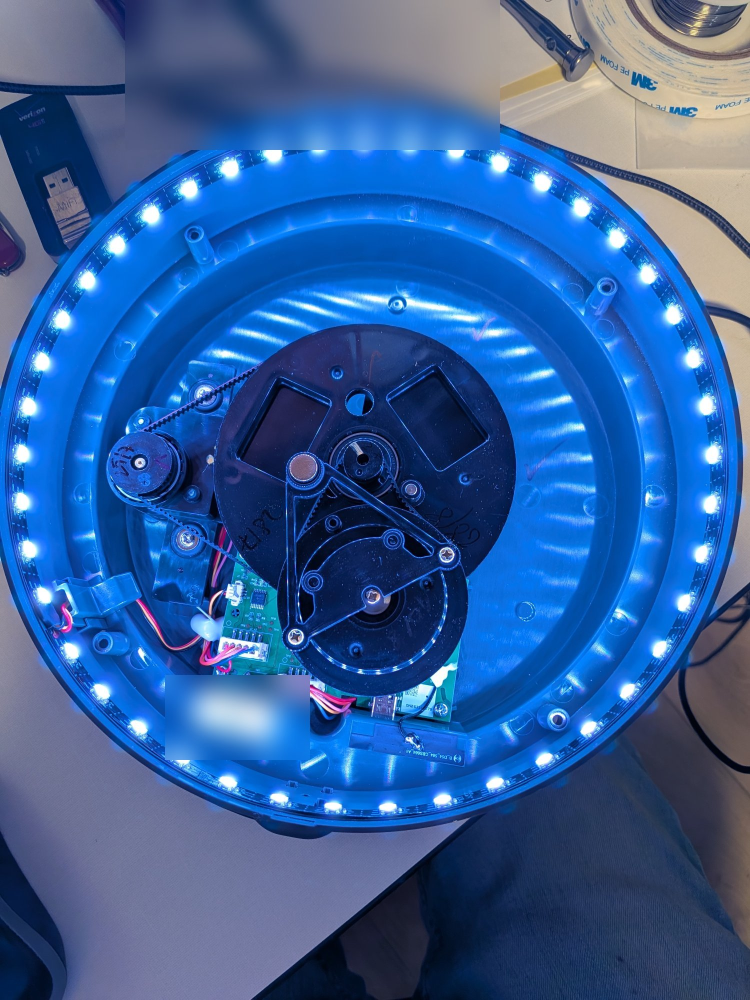
#> input picture firmware-notes/mechanism-photo.jpg, 1500 x 2000 px (shown at 1/2 size)
$ python -i mini_photo_replay.py   (imports and definitions only)
#> lines starting #> are read from the running program, lines starting #| are printed output that depends on the picture
### tools/mini_bed_preview.py
#!/usr/bin/env python3
"""Predict a Mini drawing on a photographed, inward-raked bed. Operates entirely offline.

Use square photographs registered to the drawing coordinates, with the working radius
from center to mid-edge and positive theta counterclockwise. For calibration, photograph
a solitary center-to-rim groove before and after cutting it, under the same light.
Use that camera and light for the new bed photograph. The profile contains no images.

  mini_bed_preview.py calibrate --before raked.png --after cut.png --route radial.thr \
      --pitch .035 --out mini-light.json
  mini_bed_preview.py predict --before new-bed.png --route portrait.thr \
      --pitch .030 --profile mini-light.json --out expected.png

With a separate completed drawing under the same light, use "refine" to fit
how sharp the newly cut grooves appear. Keep the photographs used for judging
the new prediction separate from the photographs used to fit the profile.
Add --bed-contrast to measure how groove visibility changes between places
where the spiral in the starting photograph appears faint or strong.

The steel ball and its shadow are omitted from the predicted sand. By default the
ball is at the first drawing point. When comparing two files with different starts
on one photographed bed, supply the photographed ball position with --bed-ball.
To compare a localized edit, predict both routes with --local-grooves. This
carves each pass in order, so a shorter or longer cut cannot affect a distant,
unchanged stroke. Leave the flag off to reproduce earlier previews.
The prediction includes only the movements in the file.
"""
import argparse
import base64
import json
from pathlib import Path

import cv2
import numpy as np
from playwright.sync_api import sync_playwright
from scipy.ndimage import gaussian_filter1d
from scipy.optimize import least_squares, minimize_scalar

from sandsim import MOCK
from wide_portrait import chromium


ROOT = Path(__file__).resolve().parents[1]
RADIUS_MM = 114.03
GROOVE_MM = 5.32
BALL_SHADOW_MM = 17.5

# Render the actual signed movements twice on different starting heights. The
# carver mixes the previous height with the groove of each pass, so the difference
# tells us how much of the previous surface survived at each pixel.
FIELDS_JS = """({size, groove, pitch, route, shape, localGrooves}) => {
    const Renderer = localGrooves ? MiniLocalGrooves : RingSand;
    const sand = new Renderer(size, groove, {...shape, lighting: 'mini'});
    const turns = Math.fround(1 / Math.fround(pitch));
    const steps = Math.trunc(Math.fround(turns * 360));
    const rake = Array.from({length:steps + 1}, (_, i) =>
        [2 * Math.PI * turns * i / steps, 1 - i / steps]);
    const bed = sand.empty();
    sand.carve(bed, rake);
    const before = sand.image(bed).split(',')[1];
    sand.carve(bed, route);
    const after = sand.image(bed).split(',')[1];

    const low = sand.empty(), high = sand.empty();
    high.fill(1);
    sand.carve(low, route);
    sand.carve(high, route);
    const canvas = document.createElement('canvas');
    canvas.width = canvas.height = size;
    const context = canvas.getContext('2d');
    const image = context.createImageData(size, size);
    for (let i = 0; i < low.length; i++) {
        const v = Math.round(255 * (1 - high[i] + low[i]));
        image.data.set([v, v, v, 255], 4 * i);
    }
    context.putImageData(image, 0, 0);
    return [before, after, canvas.toDataURL().split(',')[1]];
}"""


# [29 lines left out: functions gray, fields, not called in this run]


def disk(shape):
    half = (shape[0] - 1) / 2
    y, x = np.indices(shape)
    return (x - half) / half, (half - y) / half


# [8 lines left out: function without_ball, not called in this run]


def blur(image, width):
    return cv2.GaussianBlur(image, (0, 0), width * image.shape[0] / 780)


# [222 lines left out: functions calibrate, light_profile, soften_groove, bed_contrast, photographed_bed, predict and 3 more, not called in this run]


# [2 lines that do not run on import are left out]

### tools/mini_photo_replay.py
"""Pair Mini camera exposures with the actual ball movements for the portrait gallery.

Use a recorded phone trial (physical/ and at-dock/), the preceding drawing's
physical/ folder, and a new output directory. The two JSON files contain the
gallery sequence and its supporting measurements. --in-progress builds a
partial sequence through the latest independently located moving ball. The
proof lists any verified exposures that fit more than one stage of the drawing.
--moving-ripples uses the light from the opening photograph on fully raked
parts of each moving preview. The ending still uses the frozen forecast.
"""
import argparse
import hashlib
import json
from pathlib import Path
import tempfile

import cv2
import numpy as np
from PIL import Image

from mini_bed_preview import disk, gray, without_ball
from mini_inward_preview import AmbiguousStage, observed_stage, read_parts, signed_replay
from oasis_player import near


def read(path):
    return json.loads(path.read_bytes())


def matches(path, expected):
    if hashlib.sha256(path.read_bytes()).hexdigest() != expected:
        raise ValueError(f'{path.name} differs from the recorded copy.')


# [17 lines left out: function registered_camera, not called in this run]


def gallery_image(gray_image, size=470):
    # Apply one photographic treatment to the signed simulation and the camera.
    # Keep the ridges' light and dark sides, and remove the desk outside the tray.
    image = gray_image.astype('float32')
    x, y = disk(image.shape)
    radius = np.hypot(x, y)
    background = cv2.GaussianBlur(image, (0, 0), 24)
    fine = cv2.GaussianBlur(image, (0, 0), .65)
    level = np.median(background[radius < .96])
    shown = np.clip(193 + 68*(background/max(level, 1)-1)
                    + 365.5*(fine/np.maximum(background, 12)-1), 0, 255)
    rgb = np.repeat(np.rint(shown).astype('uint8')[:, :, None], 3, axis=2)
    rgb[radius > 1] = (249, 246, 238)
    return Image.fromarray(rgb).resize((size, size), Image.Resampling.LANCZOS)


# [90 lines left out: function render, not called in this run]


# [15 lines not run here, left out]

>>> import cv2
>>> picture = cv2.imread('../firmware-notes/mechanism-photo.jpg', cv2.IMREAD_GRAYSCALE)
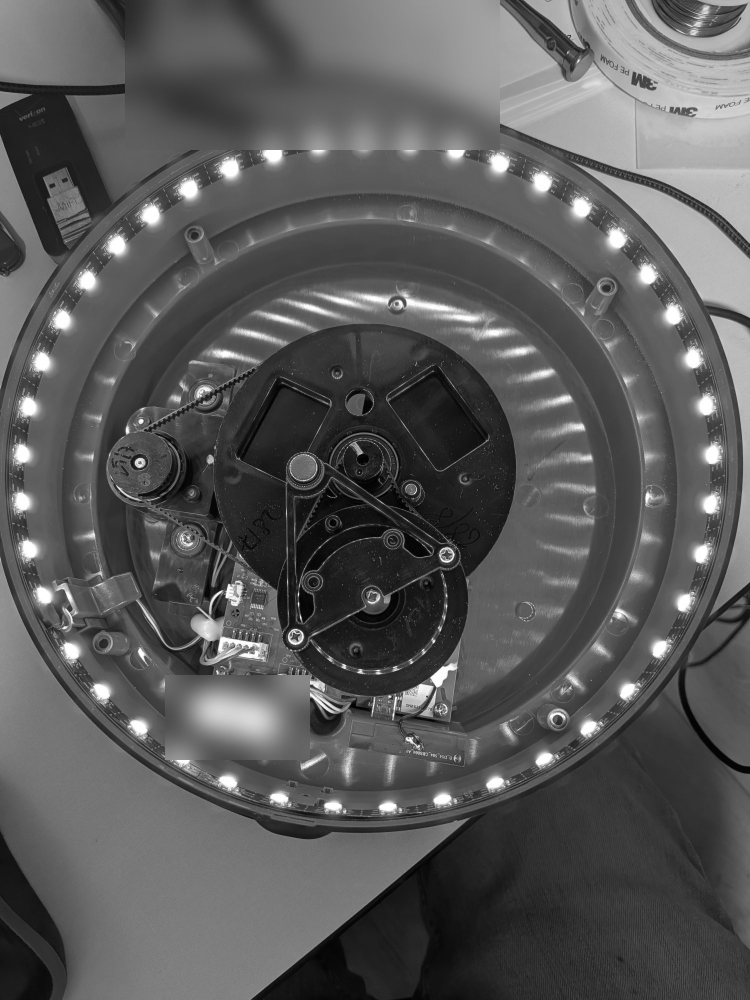
#> picture: shape (2000, 1500) (shown at 1/2 size); min 0, max 255, mean 89.7
>>> result = gallery_image(picture)
#> in gallery_image, `radius = np.hypot(x, y)`:
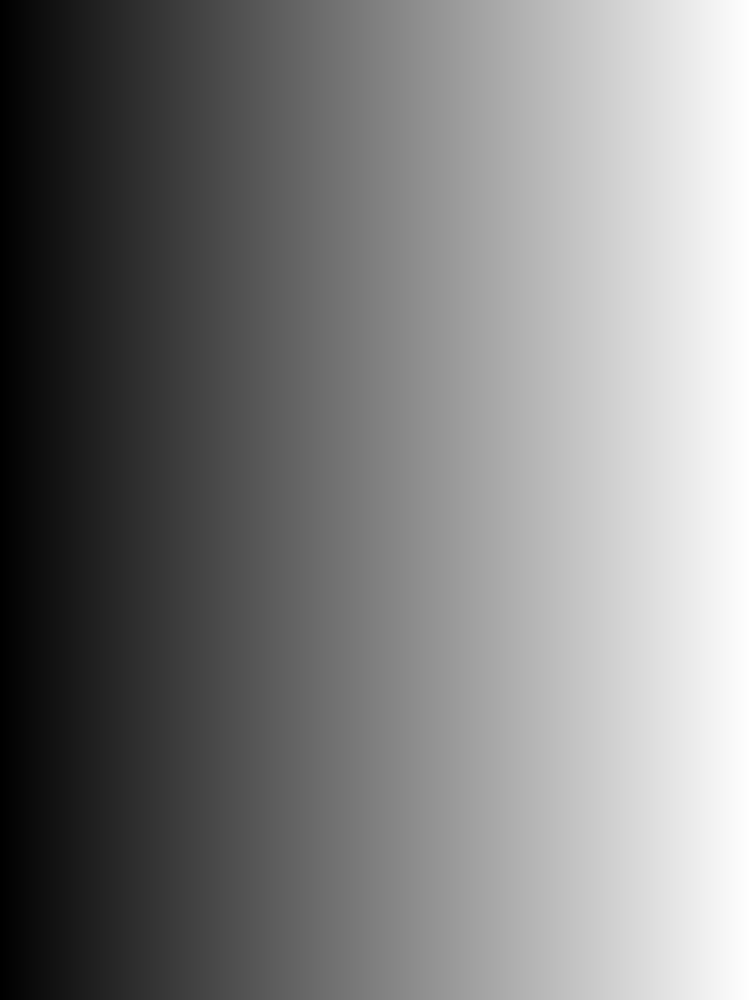
#> x: shape (2000, 1500) float64 (shown at 1/2 size); min -1, max 0.5, mean -0.25; drawn with min black and max white
#> in gallery_image, `background = cv2.GaussianBlur(image, (0, 0), 24)`:
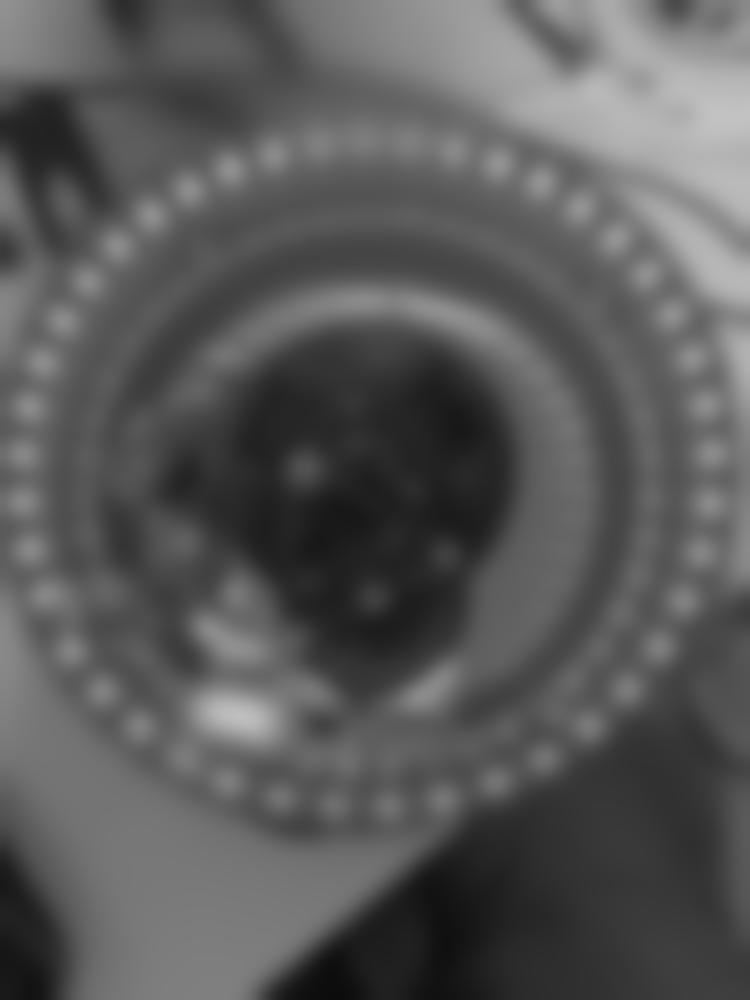
#> background: shape (2000, 1500) float32 (shown at 1/2 size); min 12.63, max 194.8, mean 89.7
#> in gallery_image, `level = np.median(background[radius < .96])`: level = 88.22
#> in gallery_image, `shown = np.clip(193 + 68*(background/max(level, 1)-1) + 365.5*(fine/np..`:
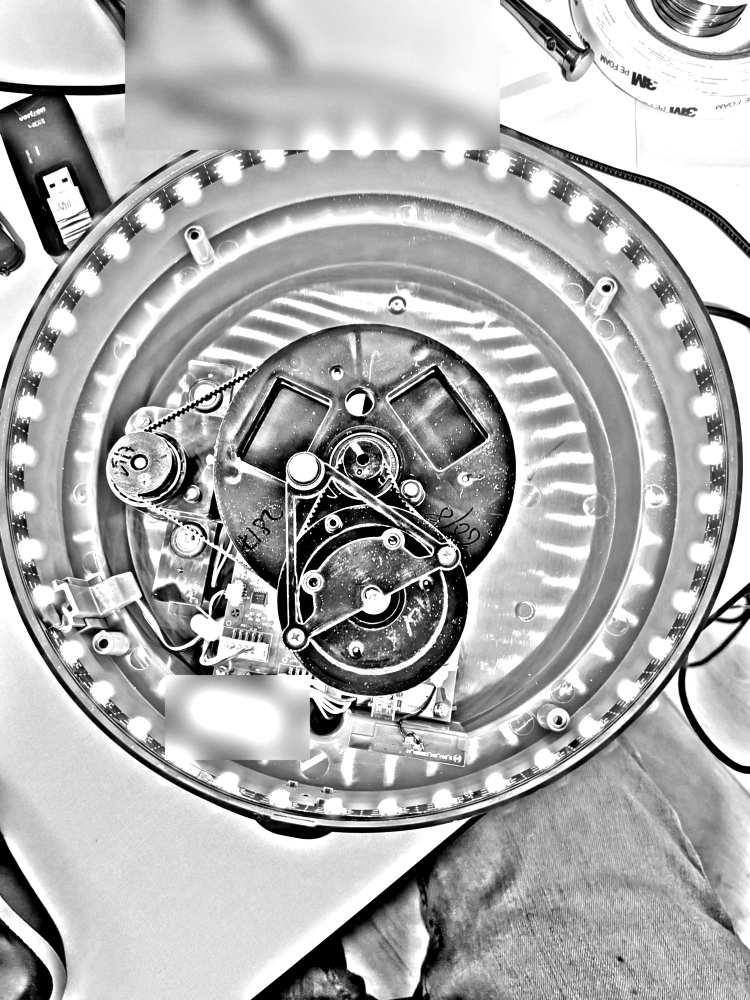
#> shown: shape (2000, 1500) float32 (shown at 1/2 size); min 0, max 255, mean 174.2
#> in gallery_image, `rgb[radius > 1] = (249, 246, 238)`:
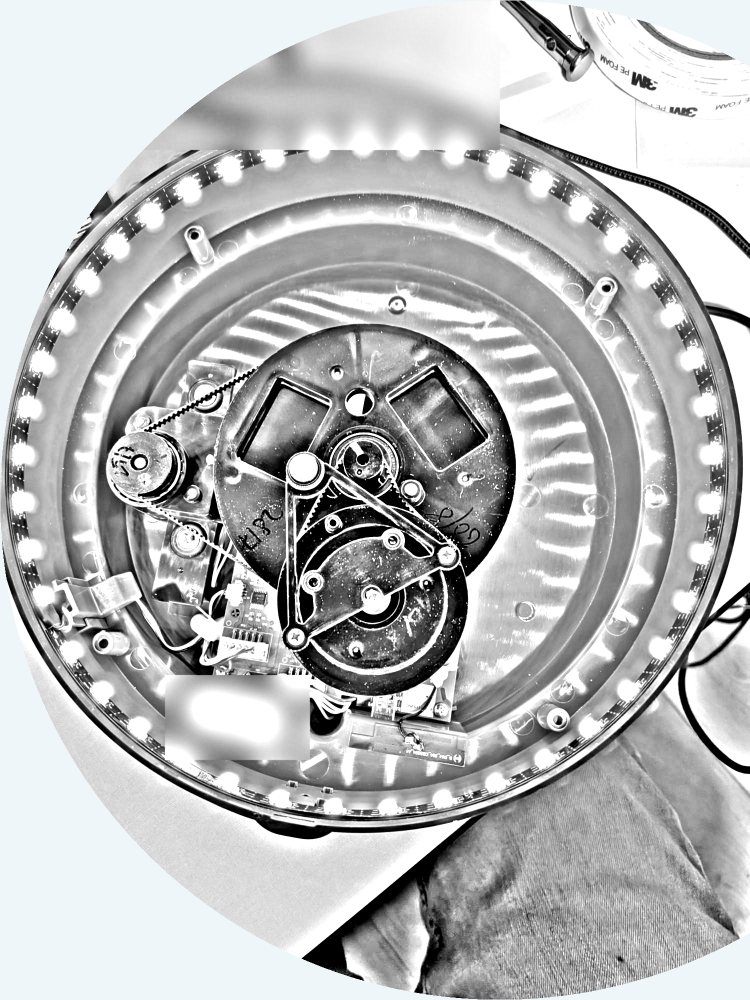
#> rgb: shape (2000, 1500, 3) (shown at 1/2 size); mean of channels 0, 1, 2 184.5, 184, 182.8; drawn as B, G, R
#> in gallery_image, `return Image.fromarray(rgb).resize((size, size), Image.Resampling.LANC..`:
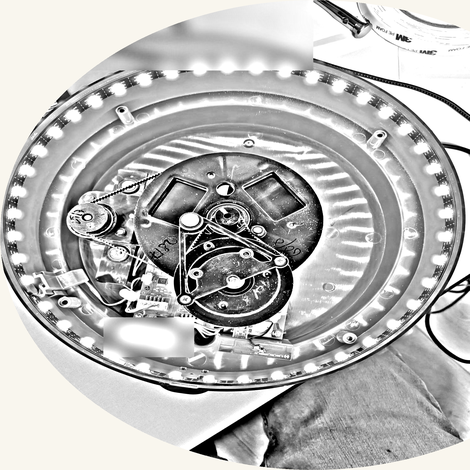
#> returned value: PIL image 470x470 RGB; mean R, G, B 184.4, 183.9, 182.7

$ run again, on patterns/dog/face_crop.jpg
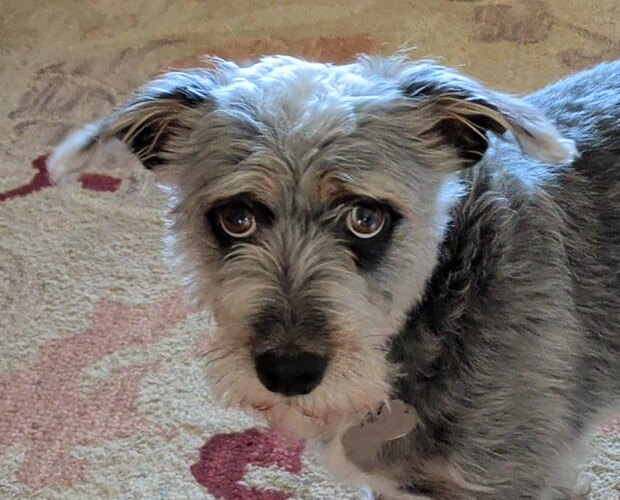
#> input picture patterns/dog/face_crop.jpg, 620 x 500 px
#> in gallery_image, `background = cv2.GaussianBlur(image, (0, 0), 24)`:
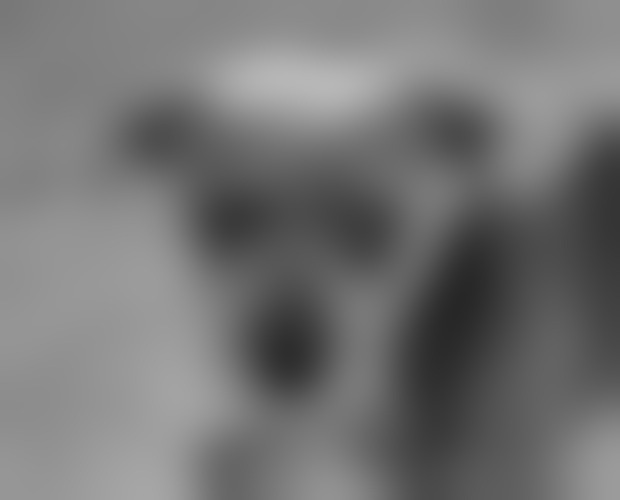
#> background: shape (500, 620) float32; min 39.56, max 183.7, mean 116.4
#> level = 119.1
#> in gallery_image, `return Image.fromarray(rgb).resize((size, size), Image.Resampling.LANC..`:
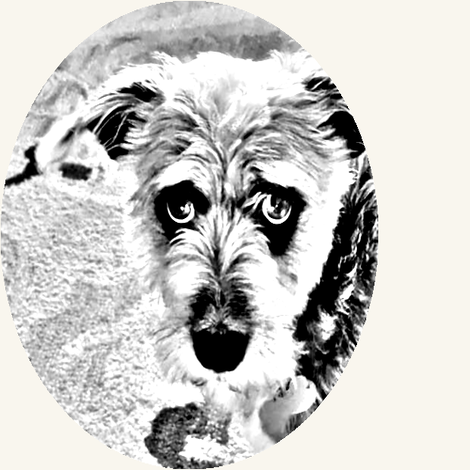
#> returned value: PIL image 470x470 RGB; mean R, G, B 203.6, 202.5, 199.5
